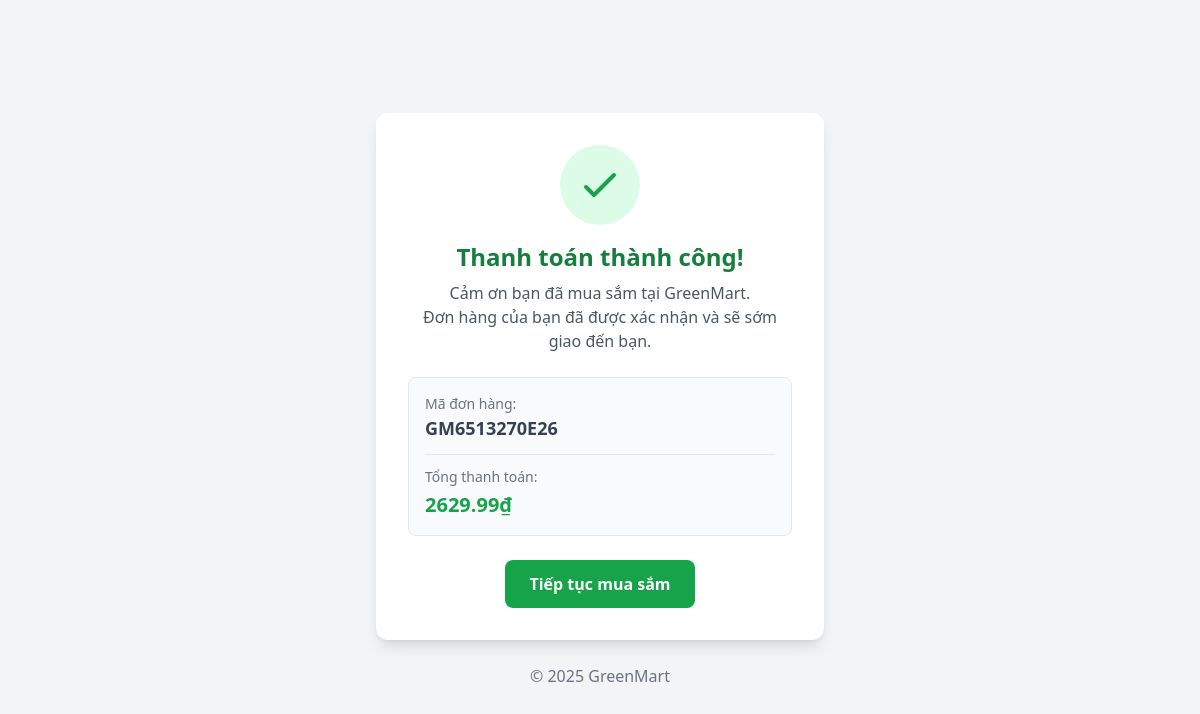
The page /complete/ (signed in) on the database as committed earlier.
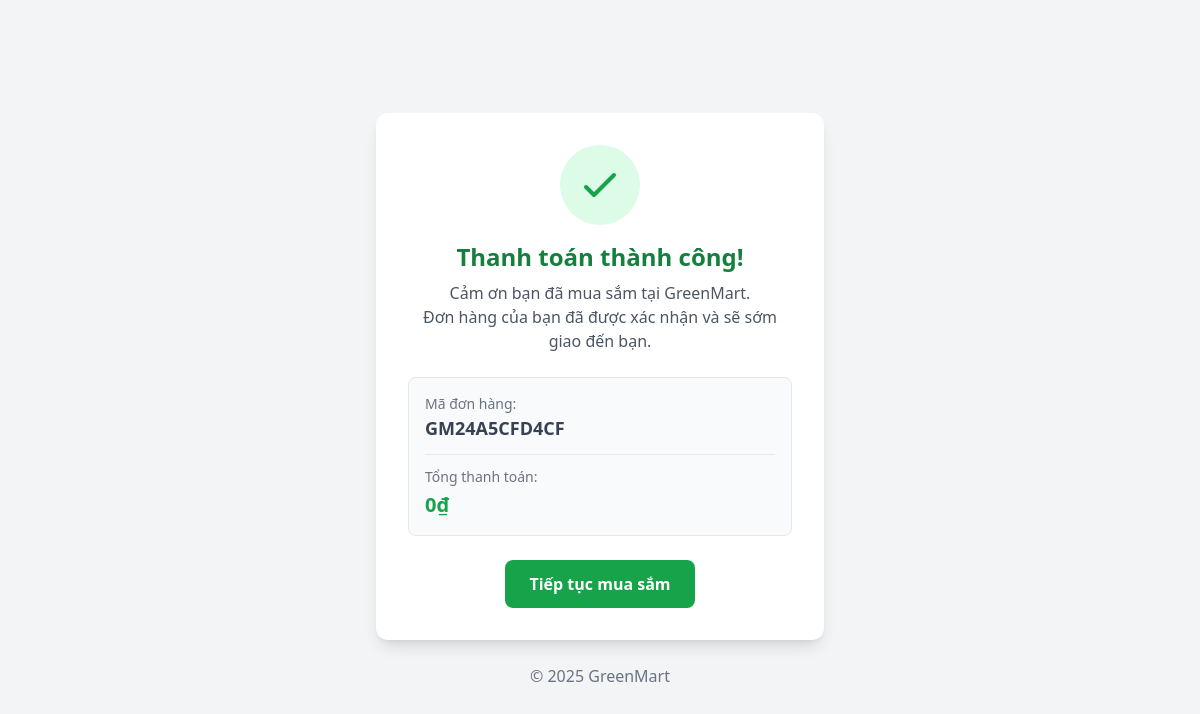
The same page on the database as committed later.
### app/models.py (models this page shows, shortened)
class Order(models.Model):
    customer = models.ForeignKey(User, max_length=100, on_delete=models.SET_NULL, null=True, blank=True)
    date_order = models.DateTimeField(max_length=100,auto_now_add=True)
    complete =  models.BooleanField(default=False,null=True,blank=False)
    transaction_id = models.CharField(max_length=100, blank=True, null=True)
    promotion = models.ForeignKey(
        'Promotion', on_delete=models.SET_NULL, null=True, blank=True, related_name='orders'
    )
    def save(self, *args, **kwargs):
        if not self.transaction_id:
            import uuid
            self.transaction_id = "GM" + uuid.uuid4().hex[:10].upper()
        super().save(*args, **kwargs)
    @property
    def get_cart_total(self):
        orderitems = self.orderitem_set.all()
        total = sum(item.get_total for item in orderitems)
        return total

### app/views.py (the view)
# urls.py: path("complete/", views.complete_cart, name = "complete"),
def complete_cart(request):
    order = Order.objects.filter(
        customer=request.user,
        complete=False
    ).first()
    if not order:
        return render(request, "complete.html", {
            "order": None
        })
    if order.promotion:
        total_money = order.get_total_after_discount
    else:
        total_money = order.get_cart_total
    order.complete = True
    order.save()
    return render(request, "complete.html", {
        "order": order,
        "total_money": total_money,
    })

### app/models.py (called while the page is built)
    @property
    def get_total(self):
        if not self.product:
            return Decimal('0')
        return self.product.price * self.quantity

### app/templates/complete.html (shortened to what this page needs)
<!DOCTYPE html>
<html lang="vi">
<head>
    <script src="https://cdn.tailwindcss.com"></script>
</head>
<body class="bg-gray-100">
    <div class="min-h-screen flex flex-col items-center justify-center p-4">
        <div class="bg-white shadow-lg rounded-xl p-8 max-w-md text-center">
            <div class="mx-auto mb-4 flex items-center justify-center w-20 h-20 rounded-full bg-green-100">
                <svg xmlns="http://www.w3.org/2000/svg"
                    class="h-12 w-12 text-green-600" fill="none"
                    viewBox="0 0 24 24" stroke="currentColor">
                    <path stroke-linecap="round" stroke-linejoin="round" stroke-width="2"
                        d="M5 13l4 4L19 7" />
                </svg>
            </div>
            <h1 class="text-2xl font-bold text-green-700 mb-2">
                Thanh toán thành công!
            </h1>
            <p class="text-gray-600 mb-6">
                Cảm ơn bạn đã mua sắm tại GreenMart.<br>
                Đơn hàng của bạn đã được xác nhận và sẽ sớm giao đến bạn.
            </p>
            <div class="bg-gray-50 border border-gray-200 rounded-lg p-4 mb-6 text-left">
                <p class="text-sm text-gray-500">Mã đơn hàng:</p>
                <p class="text-lg font-semibold text-gray-700">{{ order.transaction_id }}</p>
                <hr class="my-3">
                <p class="text-sm text-gray-500 mb-1">Tổng thanh toán:</p>
    <p class="text-xl font-bold text-green-600">
        {{ total_money }}₫
    </p>
            </div>
            <a href="/"
                class="inline-block bg-green-600 hover:bg-green-700 text-white font-semibold px-6 py-3 rounded-lg">
                Tiếp tục mua sắm
            </a>
        </div>
        <p class="text-gray-500 mt-6">© 2025 GreenMart</p>
    </div>
</body>
</html>

Rows that differ between the two databases and show on the page:
no longer on this page (row edited): Order: transaction_id "GM6513270E26"
added Order: transaction_id "GM24A5CFD4CF"
Other text that changed with them:
{{ total_money }}: "2629.99" → "0"
